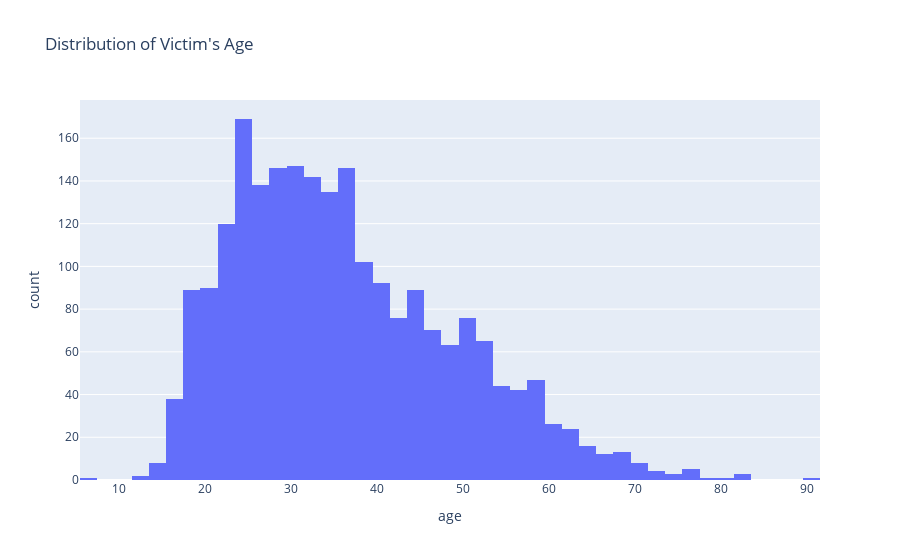

Notebook source saved alongside this figure:
### Code cell
fig = px.histogram(df_fatalities, x='age', title="Distribution of Victim's Age")
fig.show()

### Figure 1 — Plotly figure (JSON) as saved in the notebook; plotly's stock layout.template omitted (floating-point values rounded to 4 significant figures; data arrays with more than 128 entries replaced by an {"elided": "..."} marker saying what was removed)
{"data": [{"alignmentgroup": "True", "bingroup": "x", "hovertemplate": "age=%{x}<br>count=%{y}<extra></extra>", "legendgroup": "", "marker": {"color": "#636efa", "pattern": {"shape": ""}}, "name": "", "offsetgroup": "", "orientation": "v", "showlegend": false, "type": "histogram", "x": {"elided": "2254 int values"}, "xaxis": "x", "yaxis": "y"}], "layout": {"barmode": "relative", "legend": {"tracegroupgap": 0}, "title": {"text": "Distribution of Victim's Age"}, "xaxis": {"anchor": "y", "domain": [0, 1], "title": {"text": "age"}}, "yaxis": {"anchor": "x", "domain": [0, 1], "title": {"text": "count"}}}}
